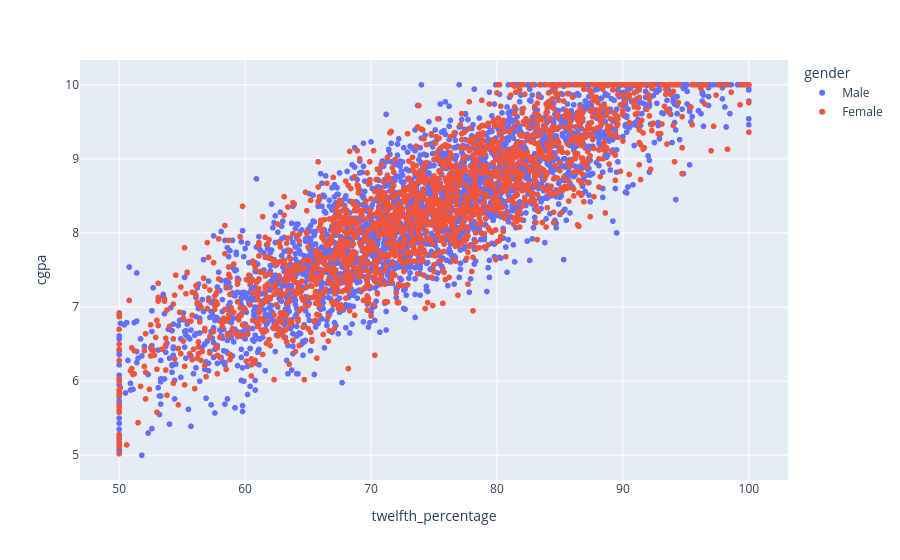

Notebook source saved alongside this figure:
### Code cell
px.scatter(data_frame=df,
           x='twelfth_percentage',
           y='cgpa',
           color='gender')

### Figure 1 — Plotly figure (JSON) as saved in the notebook; plotly's stock layout.template omitted (floating-point values rounded to 4 significant figures; data arrays with more than 128 entries replaced by an {"elided": "..."} marker saying what was removed)
{"data": [{"hovertemplate": "gender=Male<br>twelfth_percentage=%{x}<br>cgpa=%{y}<extra></extra>", "legendgroup": "Male", "marker": {"color": "#636efa", "symbol": "circle"}, "mode": "markers", "name": "Male", "showlegend": true, "type": "scattergl", "x": {"elided": "2999 float values"}, "xaxis": "x", "y": {"elided": "2999 float values"}, "yaxis": "y"}, {"hovertemplate": "gender=Female<br>twelfth_percentage=%{x}<br>cgpa=%{y}<extra></extra>", "legendgroup": "Female", "marker": {"color": "#EF553B", "symbol": "circle"}, "mode": "markers", "name": "Female", "showlegend": true, "type": "scattergl", "x": {"elided": "2001 float values"}, "xaxis": "x", "y": {"elided": "2001 float values"}, "yaxis": "y"}], "layout": {"legend": {"title": {"text": "gender"}, "tracegroupgap": 0}, "margin": {"t": 60}, "xaxis": {"anchor": "y", "domain": [0, 1], "title": {"text": "twelfth_percentage"}}, "yaxis": {"anchor": "x", "domain": [0, 1], "title": {"text": "cgpa"}}}}
